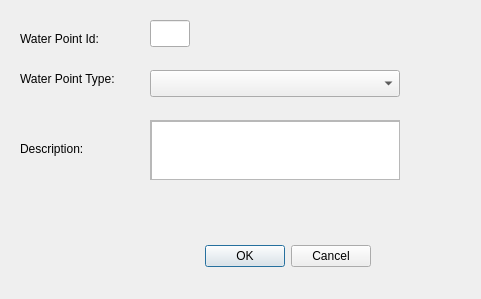
<?xml version="1.0" encoding="UTF-8"?>
<ui version="4.0">
 <class>WaterPoint</class>
 <widget class="QDialog" name="WaterPoint">
  <property name="geometry">
   <rect>
    <x>0</x>
    <y>0</y>
    <width>481</width>
    <height>299</height>
   </rect>
  </property>
  <property name="windowTitle">
   <string>Water Point Editing</string>
  </property>
  <widget class="QDialogButtonBox" name="buttonBox">
   <property name="geometry">
    <rect>
     <x>30</x>
     <y>240</y>
     <width>341</width>
     <height>32</height>
    </rect>
   </property>
   <property name="orientation">
    <enum>Qt::Horizontal</enum>
   </property>
   <property name="standardButtons">
    <set>QDialogButtonBox::Cancel|QDialogButtonBox::Ok</set>
   </property>
  </widget>
  <widget class="QLineEdit" name="WaterPtID">
   <property name="geometry">
    <rect>
     <x>150</x>
     <y>20</y>
     <width>40</width>
     <height>27</height>
    </rect>
   </property>
  </widget>
  <widget class="QComboBox" name="WaterTypeID">
   <property name="geometry">
    <rect>
     <x>150</x>
     <y>70</y>
     <width>250</width>
     <height>27</height>
    </rect>
   </property>
  </widget>
  <widget class="QScrollArea" name="scrollArea">
   <property name="geometry">
    <rect>
     <x>150</x>
     <y>120</y>
     <width>250</width>
     <height>60</height>
    </rect>
   </property>
   <property name="widgetResizable">
    <bool>true</bool>
   </property>
   <widget class="QWidget" name="scrollAreaWidgetContents">
    <property name="geometry">
     <rect>
      <x>0</x>
      <y>0</y>
      <width>248</width>
      <height>58</height>
     </rect>
    </property>
    <widget class="QPlainTextEdit" name="WaterPtDesc">
     <property name="geometry">
      <rect>
       <x>0</x>
       <y>0</y>
       <width>250</width>
       <height>60</height>
      </rect>
     </property>
    </widget>
   </widget>
  </widget>
  <widget class="QLabel" name="label">
   <property name="geometry">
    <rect>
     <x>20</x>
     <y>30</y>
     <width>111</width>
     <height>17</height>
    </rect>
   </property>
   <property name="text">
    <string>Water Point Id:</string>
   </property>
  </widget>
  <widget class="QLabel" name="label_2">
   <property name="geometry">
    <rect>
     <x>20</x>
     <y>70</y>
     <width>121</width>
     <height>17</height>
    </rect>
   </property>
   <property name="text">
    <string>Water Point Type:</string>
   </property>
  </widget>
  <widget class="QLabel" name="label_3">
   <property name="geometry">
    <rect>
     <x>20</x>
     <y>140</y>
     <width>91</width>
     <height>17</height>
    </rect>
   </property>
   <property name="text">
    <string>Description:</string>
   </property>
  </widget>
 </widget>
 <resources/>
 <connections>
  <connection>
   <sender>buttonBox</sender>
   <signal>accepted()</signal>
   <receiver>WaterPoint</receiver>
   <slot>accept()</slot>
   <hints>
    <hint type="sourcelabel">
     <x>248</x>
     <y>254</y>
    </hint>
    <hint type="destinationlabel">
     <x>157</x>
     <y>274</y>
    </hint>
   </hints>
  </connection>
  <connection>
   <sender>buttonBox</sender>
   <signal>rejected()</signal>
   <receiver>WaterPoint</receiver>
   <slot>reject()</slot>
   <hints>
    <hint type="sourcelabel">
     <x>316</x>
     <y>260</y>
    </hint>
    <hint type="destinationlabel">
     <x>286</x>
     <y>274</y>
    </hint>
   </hints>
  </connection>
 </connections>
</ui>
